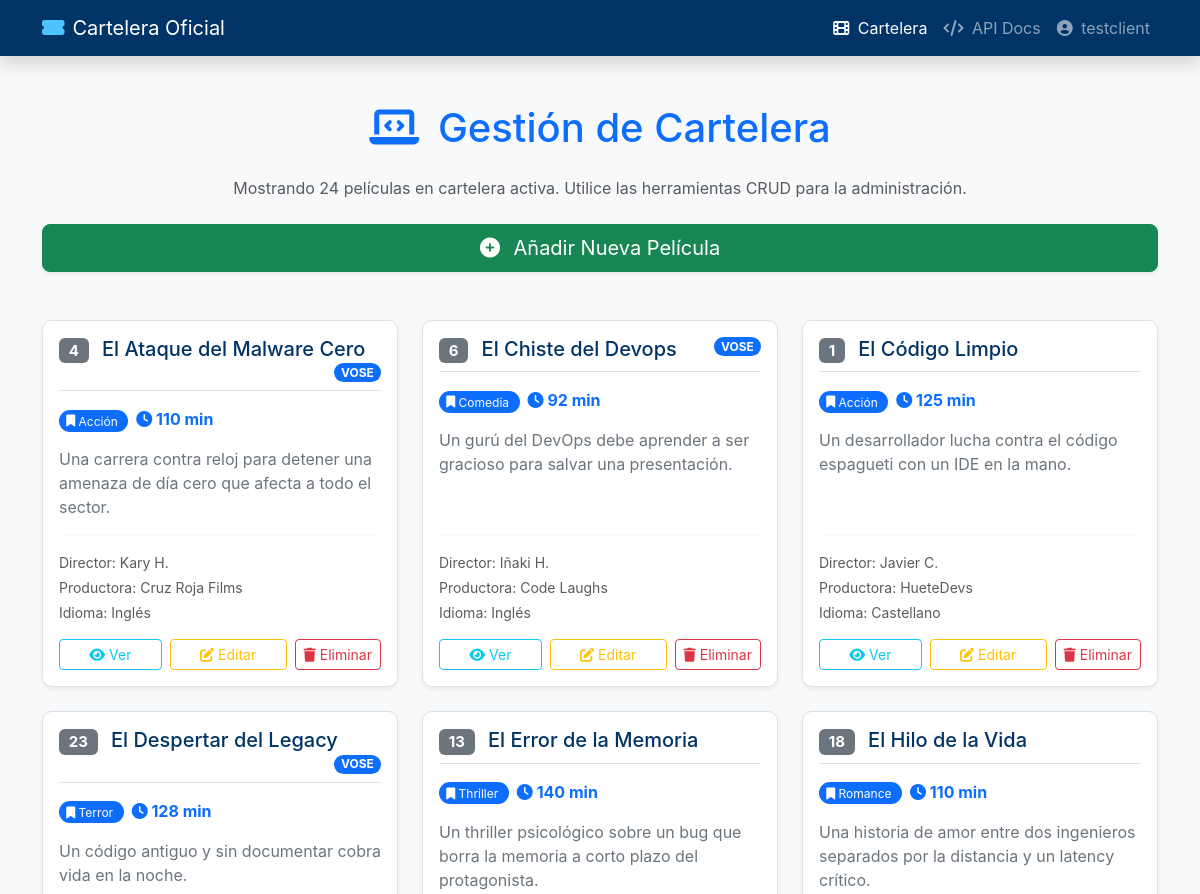
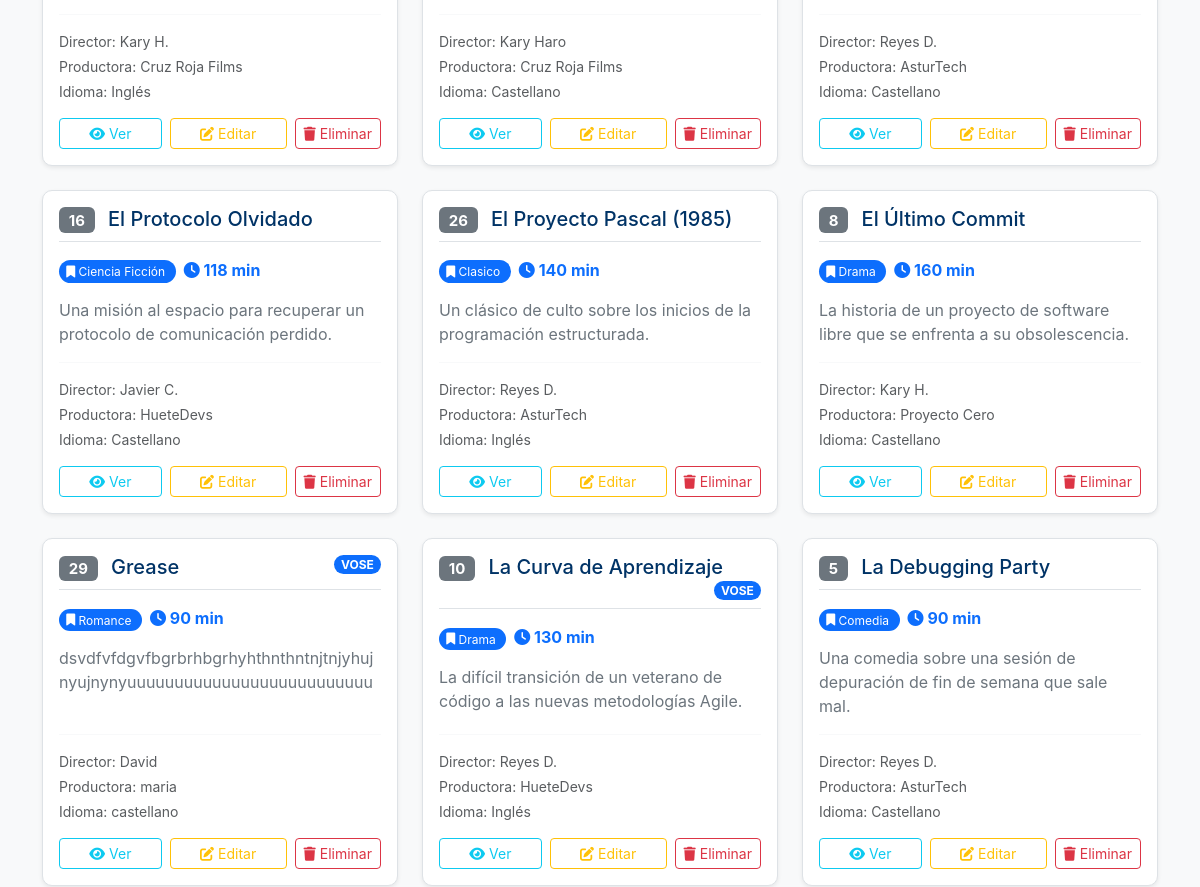
Before: / (upper part) with the older database file (2 pictures, top to bottom).
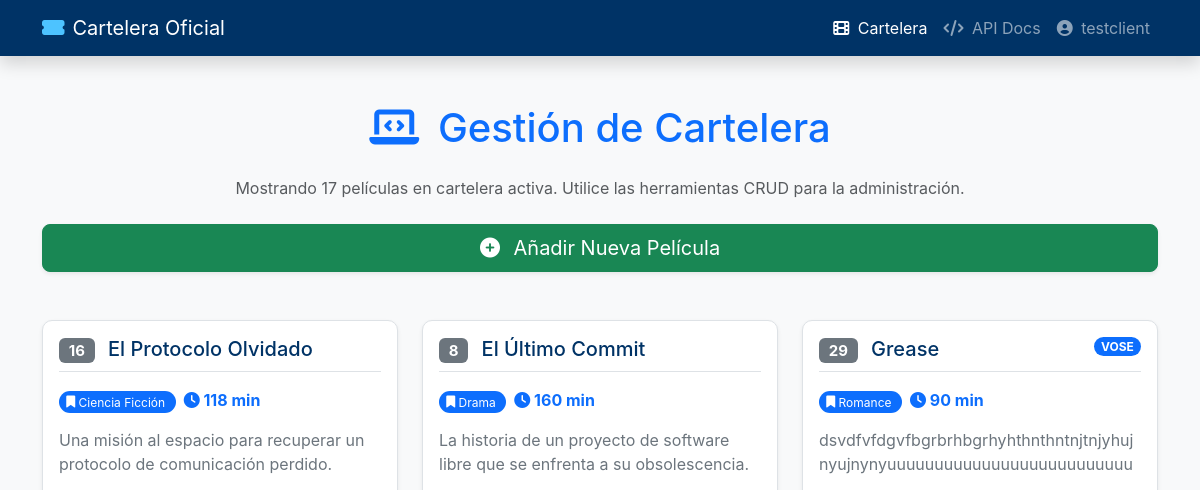
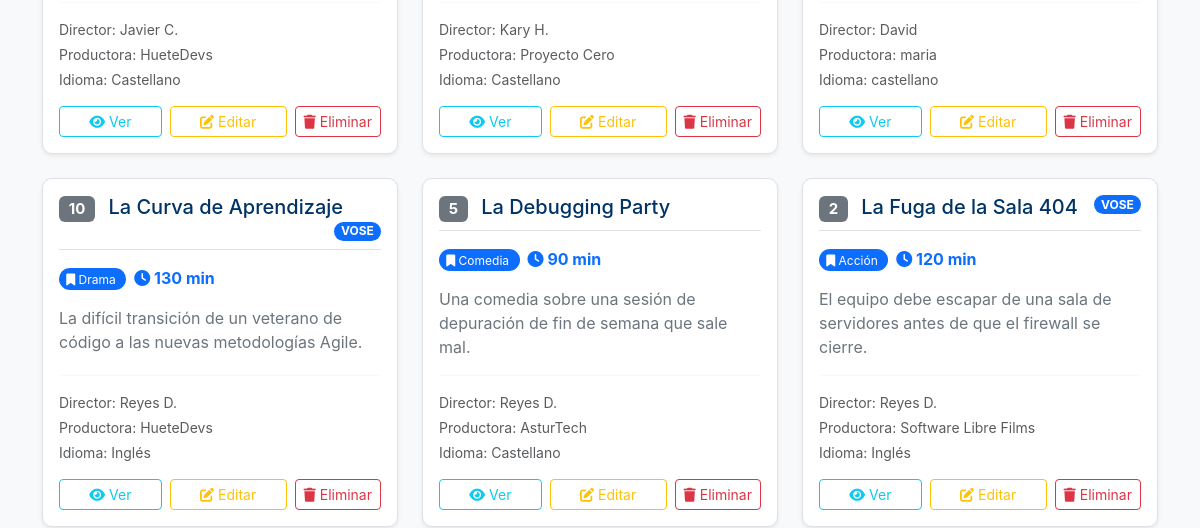
After: the same page with the newer database file (2 pictures, top to bottom).
### app/models/pelicula.py (models this page shows, shortened)
class PeliculaORM(Base):
    __tablename__ = "peliculas"
    id: Mapped[int] = mapped_column(primary_key=True, autoincrement=True)
    titulo: Mapped[str] = mapped_column(String(255), nullable=False)
    genero_id: Mapped[int] = mapped_column(ForeignKey("generos.id"), nullable=False)
    duracion: Mapped[int] = mapped_column(Integer, nullable=False) # int, no float
    disponible: Mapped[bool] = mapped_column(Boolean, default=True, nullable=False)
    director: Mapped[str | None] = mapped_column(String(100), nullable=True)
    descripcion: Mapped[str | None] = mapped_column(String(1000), nullable=True)
    trailer: Mapped[str | None] = mapped_column(String(255), nullable=True)
    productora: Mapped[str | None] = mapped_column(String(100), nullable=True)
    idioma: Mapped[str | None] = mapped_column(String(50), nullable=True)
    vose: Mapped[bool | None] = mapped_column(Boolean, nullable=True)
    actores: Mapped[list[str] | None] = mapped_column(JSON, nullable=True)
    genero: Mapped["GeneroORM"] = relationship(back_populates="peliculas")

### app/models/genero.py (models this page shows, shortened)
class GeneroORM(Base):
    __tablename__ = "generos"
    id: Mapped[int] = mapped_column(primary_key=True, autoincrement=True)
    nombre: Mapped[str] = mapped_column(String(100), nullable=False, unique=True)
    descripcion: Mapped[str | None] = mapped_column(String(500), nullable=True)
    peliculas: Mapped[List["PeliculaORM"]] = relationship(
        back_populates="genero",
        cascade="all, delete-orphan" # Opcional: si borro un género, borra sus películas
    )

### app/main.py (the view)
@app.get("/", tags=["Web UI"])
def homepage_cartelera(
    request: Request,
    db: Session = Depends(get_db),
    genero_id: Optional[int] = Query(None, description="Filtrar por ID de Género"),
    duracion_max: Optional[int] = Query(None, description="Máxima duración en minutos"),
    disponibilidad: Optional[str] = Query(None, description="Filtrar por Disponibilidad: 'disponible' o 'no_disponible'")
):
    stmt = (
        select(PeliculaORM)
        .options(joinedload(PeliculaORM.genero))
        .order_by(PeliculaORM.titulo)
    )
    if genero_id is not None:
        stmt = stmt.where(PeliculaORM.genero_id == genero_id)
    if duracion_max is not None and duracion_max > 0:
        stmt = stmt.where(PeliculaORM.duracion <= duracion_max)
    if disponibilidad == "disponible":
        stmt = stmt.where(PeliculaORM.disponible == True)
    elif disponibilidad == "no_disponible":
        stmt = stmt.where(PeliculaORM.disponible == False)
    try:
        peliculas = db.scalars(stmt).all()
        generos = db.query(GeneroORM).order_by(GeneroORM.nombre).all()
    except Exception as e:
        print(f"Error fatal al obtener datos con filtros: {e}")
        peliculas = []
        generos = []
    return templates.TemplateResponse(
        name="index.html",
        context={
            "request": request,
            "titulo": "Cartelera Oficial",
            "peliculas": peliculas,
            "generos": generos,
            "filtros_activos": {
                "genero_id": genero_id,
                "duracion_max": duracion_max,
                "disponibilidad": disponibilidad
            }
        }
    )

### templates/index.html (shortened to what this page needs)
<!DOCTYPE html>
<html lang="es">
<head>
    <link href="https://cdn.jsdelivr.net/npm/bootstrap@5.3.3/dist/css/bootstrap.min.css" rel="stylesheet"
        xintegrity="sha384-QWTKZyjpPEjISv5WaRU9OFeRpok6YctnYmDr5pNlyT2bRjXh0JMhjY6hW+ALEwIH">
    <link rel="stylesheet" href="https://cdnjs.cloudflare.com/ajax/libs/font-awesome/6.5.2/css/all.min.css"
        xintegrity="sha512-SnH5WK+bZxgPHs44uWIX+LLMDJzL3gUq73K2qI90U8v8lC6W9lJvGvE8j+N5i3F3aH8O/2p1x9h6O2A1g==" />
</head>
<body>
    <nav class="navbar navbar-expand-lg navbar-dark shadow sticky-top">
        <div class="container">
            <a class="navbar-brand d-flex align-items-center" href="/">
                <i class="fas fa-ticket-alt me-2"></i>
                {{ titulo }}
            </a>
            <div class="collapse navbar-collapse" id="navbarNav">
                <ul class="navbar-nav ms-auto">
                    <li class="nav-item">
                        <a class="nav-link active" href="/"><i class="fas fa-film me-1"></i> Cartelera</a>
                    </li>
                    <li class="nav-item">
                        <a class="nav-link" href="/docs" target="_blank"><i class="fas fa-code me-1"></i> API Docs</a>
                    </li>
                    <li class="nav-item">
                        <a class="nav-link" href="https://javiercachon.com" target="_blank"><i class="fas fa-user-circle me-1"></i> {{ request.client.host }}</a>
                    </li>
                </ul>
            </div>
        </div>
    </nav>
    <main class="container my-5">
        <h1 class="text-center mb-4 text-primary-accent"><i class="fas fa-laptop-code me-2"></i> Gestión de Cartelera</h1>
        <p class="text-center text-muted mb-4">Mostrando {{ peliculas|length }} películas en cartelera activa. Utilice las herramientas CRUD para la administración.</p>
        <div class="d-grid gap-2 mb-5">
            <a href="/peliculas/nueva" class="btn btn-lg btn-success shadow-sm">
                <i class="fas fa-plus-circle me-2"></i> Añadir Nueva Película
            </a>
        </div>
        <div class="row row-cols-1 row-cols-md-2 row-cols-lg-3 g-4">
            {% for pelicula in peliculas %}
            <div class="col">
                <div class="card h-100 shadow-sm">
                    <div class="card-body d-flex flex-column">
                        <h5 class="card-title border-bottom pb-2 mb-3">
                            <span class="badge bg-secondary me-2">{{ pelicula.id }}</span>
                            {{ pelicula.titulo }}
                            {% if pelicula.vose %}
                                <span class="badge bg-primary genre-badge float-end">VOSE</span>
                            {% endif %}
                        </h5>
                        <div class="mb-3">
                            <span class="genre-badge bg-primary text-white me-2">
                                <i class="fas fa-bookmark"></i>
                                {{ pelicula.genero.nombre if pelicula.genero else 'Sin Género' }}
                            </span>
                            <span class="duration">
                                <i class="fas fa-clock"></i> {{ pelicula.duracion }} min
                            </span>
                        </div>
                        <p class="card-text text-secondary">{{ pelicula.descripcion|truncate(150) }}</p>
                        <div class="mt-auto pt-3 border-top border-light">
                            <p class="mb-1 small text-muted">Director: {{ pelicula.director if pelicula.director else 'Desconocido' }}</p>
                            <p class="mb-1 small text-muted">Productora: {{ pelicula.productora if pelicula.productora else 'N/A' }}</p>
                            <p class="mb-1 small text-muted">Idioma: {{ pelicula.idioma if pelicula.idioma else 'N/A' }}</p>
                            <div class="d-flex gap-2 mt-3">
                                <a href="/peliculas/{{ pelicula.id }}" class="btn btn-outline-info btn-sm flex-fill">
                                    <i class="fas fa-eye"></i> Ver
                                </a>
                                <a href="/peliculas/editar/{{ pelicula.id }}" class="btn btn-outline-warning btn-sm flex-fill">
                                    <i class="fas fa-edit"></i> Editar
                                </a>
                                <form action="/peliculas/eliminar/{{ pelicula.id }}" method="post" onsubmit="return confirm('¿Está seguro de que desea eliminar la película ID {{ pelicula.id }}?');">
                                    <button type="submit" class="btn btn-outline-danger btn-sm">
                                        <i class="fas fa-trash"></i> Eliminar
                                    </button>
                                </form>
                            </div>
                        </div>
                    </div>
                </div>
            </div>
            {% endfor %}
        </div>
    </main>
</body>
</html>

### templates/index.html (style rules this page uses)
body { background-color: #f8f9fa; color: #212529; font-family: 'Inter', sans-serif; }
.navbar { background-color: #003366 !important; }
.navbar-brand i { color: #4dc3ff; }
.card { background-color: #ffffff; border: 1px solid #dee2e6; transition: transform 0.2s, box-shadow 0.2s; border-radius: 10px; box-shadow: 0 4px 8px rgba(0, 51, 102, 0.05); }
.card-title { color: #003366 !important; }
.genre-badge { font-size: 0.75rem; padding: 0.3em 0.6em; border-radius: 50px; }
.duration { font-weight: bold; color: #0d6efd; }
.text-primary-accent { color: #0d6efd !important; }

Changed rows visible on the page:
removed PeliculaORM: id "4", titulo "El Ataque del Malware Cero", vose "VOSE", genero "Acción", duracion "110", descripcion "Una carrera contra reloj para detener una amenaza de día cero que afecta a todo el sector.", director "Kary H.", productora "Cruz Roja Films", idioma "Inglés"
removed PeliculaORM: id "6", titulo "El Chiste del Devops", vose "VOSE", genero "Comedia", duracion "92", descripcion "Un gurú del DevOps debe aprender a ser gracioso para salvar una presentación.", director "Iñaki H.", productora "Code Laughs", idioma "Inglés"
removed PeliculaORM: id "1", titulo "El Código Limpio", genero "Acción", duracion "125", descripcion "Un desarrollador lucha contra el código espagueti con un IDE en la mano.", director "Javier C.", productora "HueteDevs", idioma "Castellano"
removed PeliculaORM: id "23", titulo "El Despertar del Legacy", vose "VOSE", genero "Terror", duracion "128", descripcion "Un código antiguo y sin documentar cobra vida en la noche.", director "Kary H.", productora "Cruz Roja Films", idioma "Inglés"
removed PeliculaORM: id "13", titulo "El Error de la Memoria", genero "Thriller", duracion "140", descripcion "Un thriller psicológico sobre un bug que borra la memoria a corto plazo del protagonista.", director "Kary Haro", productora "Cruz Roja Films", idioma "Castellano"
removed PeliculaORM: id "18", titulo "El Hilo de la Vida", genero "Romance", duracion "110", descripcion "Una historia de amor entre dos ingenieros separados por la distancia y un latency crítico.", director "Reyes D.", productora "AsturTech", idioma "Castellano"
removed PeliculaORM: id "26", titulo "El Proyecto Pascal (1985)", genero "Clasico", duracion "140", descripcion "Un clásico de culto sobre los inicios de la programación estructurada.", director "Reyes D.", productora "AsturTech", idioma "Inglés"
now on this page (row unchanged): PeliculaORM: id "2", titulo "La Fuga de la Sala 404", vose "VOSE", genero "Acción", duracion "120", descripcion "El equipo debe escapar de una sala de servidores antes de que el firewall se cierre.", director "Reyes D.", productora "Software Libre Films", idioma "Inglés"
Other visible differences:
{{ peliculas|length }}: "24" → "17"
